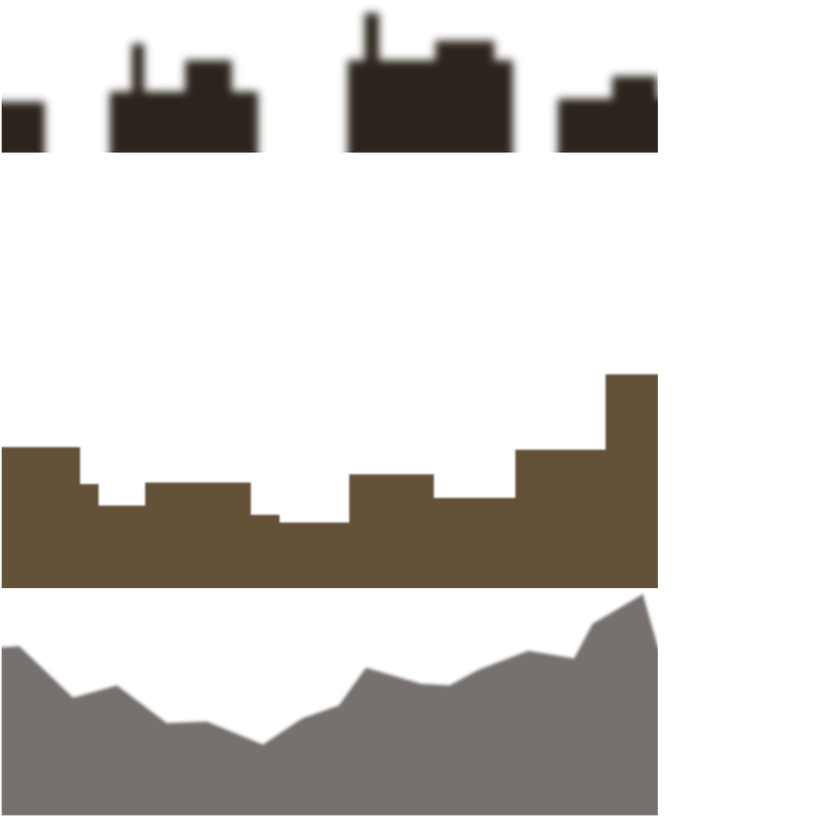
#> input picture core/assets/data/main_atlas.png, 840 x 840 px, shrunk from 1024 x 1024 before the run
$ python find_seams.py ../../core/assets/data/main_atlas.png
#> lines starting #> are read from the running program, lines starting #| are printed output that depends on the picture; after the words box and inside, x2 and y2 are one past the last pixel; in counts of white or black regions, pixels touching at a corner belong together
"""r218: finds thin dark vertical bars in stills: a column darker than the pixels 2 to its left AND right.
python3 tools/r218-seams/find_seams.py STILL.png... ; prints columns where many rows dip (a seam), with how many."""
import sys

import numpy as np
from PIL import Image

DIP, MIN_ROWS = 18, 25
for path in sys.argv[1:]:
    a = np.asarray(Image.open(path).convert('L'), dtype=np.int16)
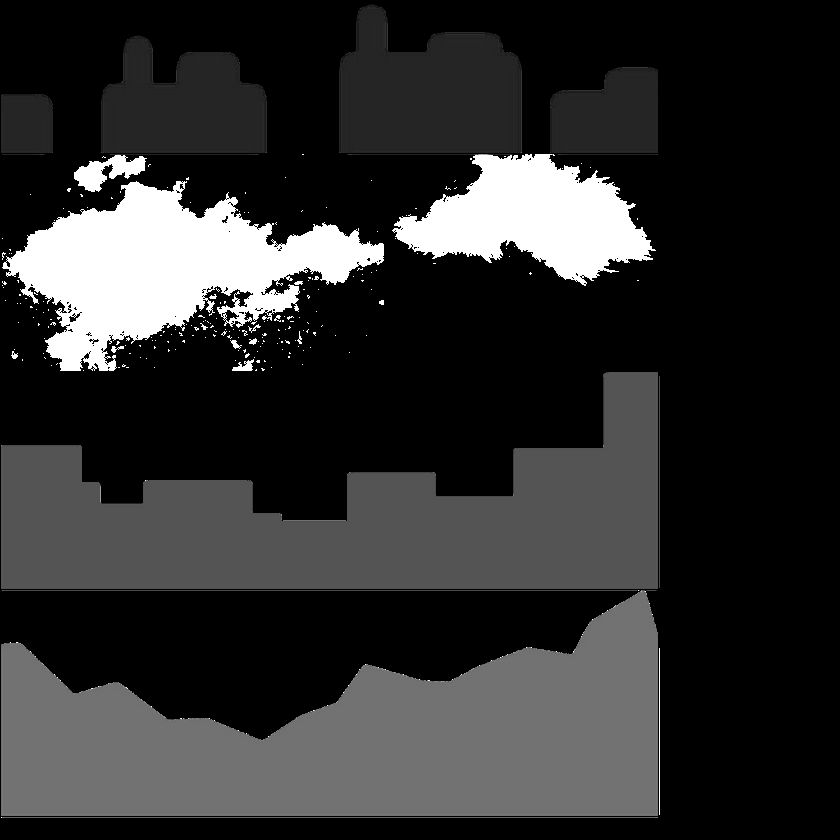
#> a: shape (840, 840) int16; min 0, max 255, mean 46.9
    left, mid, right = a[:, :-4], a[:, 2:-2], a[:, 4:]
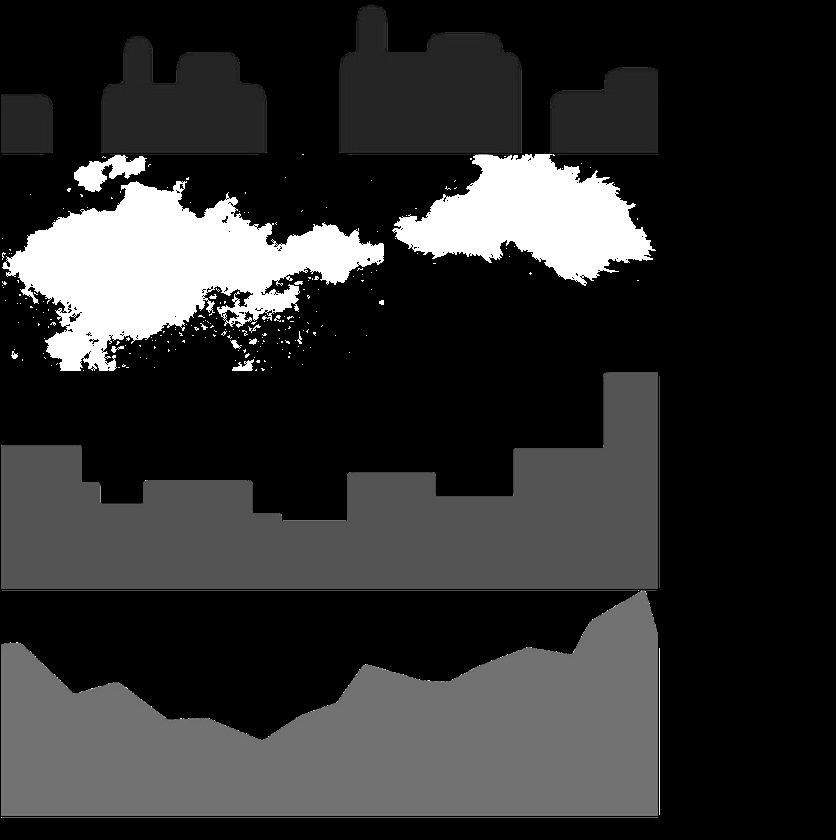
#> left: shape (840, 836) int16; min 0, max 255, mean 47.2
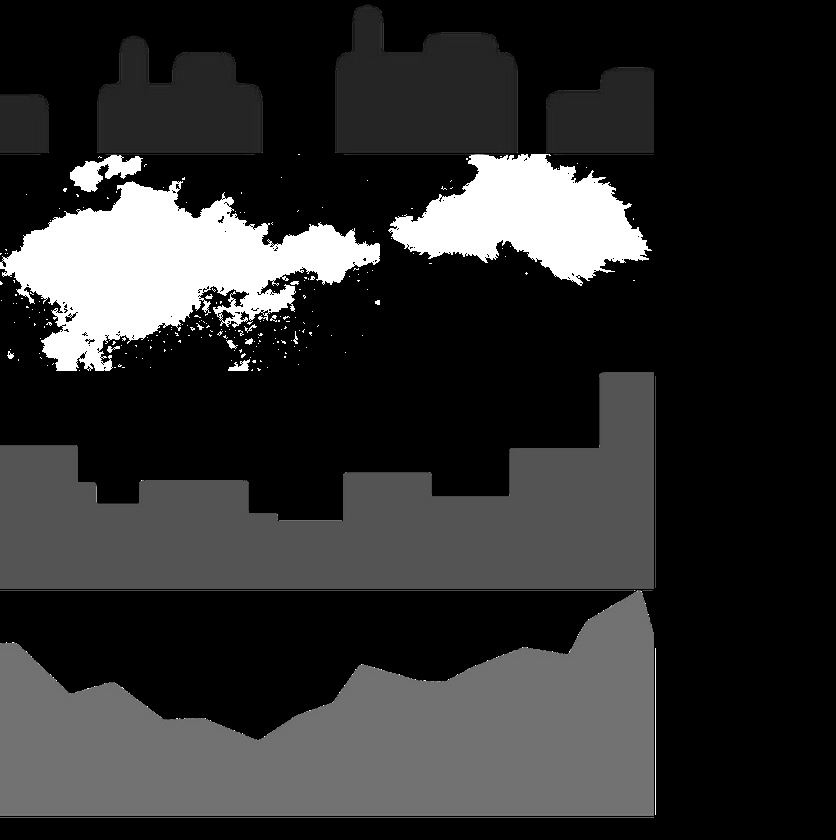
#> right: shape (840, 836) int16; min 0, max 255, mean 47
    dip = (mid < left - DIP) & (mid < right - DIP)
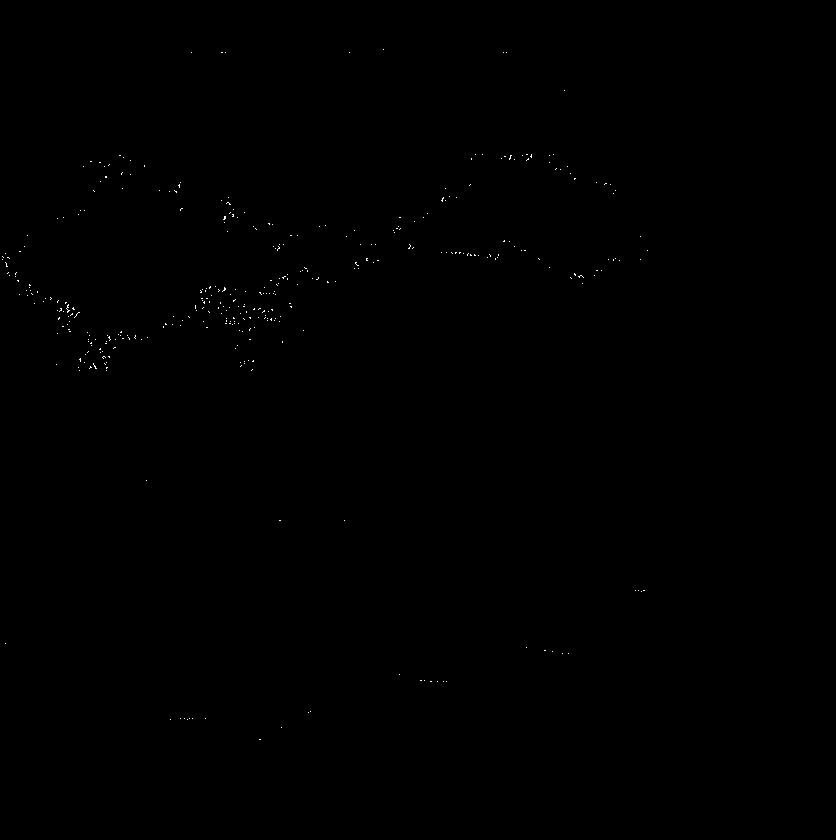
#> dip: shape (840, 836) bool; 0.1% white in thin lines or dots, all inside (x1, y1, x2, y2) = (2, 49, 648, 740)
    rows = dip.sum(axis=0)
#> rows = 836 values, max 9 at index 224, min 0 at index 0, mean 0.831
    hits = [(x + 2, int(n)) for x, n in enumerate(rows) if n >= MIN_ROWS]
#> hits = []
    print(path.split('/')[-1], hits[:12], '...' if len(hits) > 12 else '')
#| main_atlas.png []
